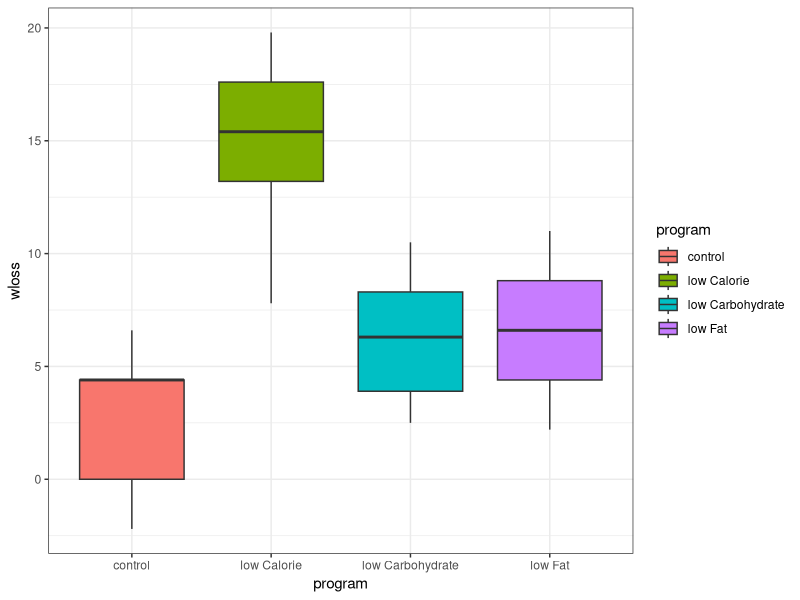

This chart was generated by the following R code: (Note: this script raises an error after producing the figure.)
#******************************************************************************************************
# Applied generalized linear model - FS
# Viviana Amati
# Social Network Labs
# Department of Humanities, Social and Political Sciences
# ETH Zurich
# 10 March 2020

# This script provides the code to make inference using ANOVA and ANCOVA.
# The commented output is in the lecture notes.
#******************************************************************************************************


#-----------------------------------------------------------------------------------------------------
# Setting directory and loading packages
#-----------------------------------------------------------------------------------------------------
setwd("~/Data/github/AGLM/Course Material")
library(ggplot2)
library(tidyr)


#-----------------------------------------------------------------------------------------------------
# One-way ANOVA
#-----------------------------------------------------------------------------------------------------
# A clinical trial is run to evaluate the effect of several weight loss programs.
# 20 participants are randomly assigned to one of the programs and are counseled on the details
# of the assigned program. Participants follow the assigned program for 8 weeks.
# The outcome of interest is weight loss, defined as the difference in weight measured at the start of
# the study (baseline) and weight measured at the end of the study (8 weeks), measured in Kilograms.
# Thus, a positive value indicate a weight loss, while a negative value a weight gain.

# Three weight loss programs and one control group are considered :
# - low calorie diet
# - low fat diet
# - low carbohydrate diet
# - control group: participants are told that they are participating in a study of healthy behaviors
#   with weight loss only one component of interest. The control group is included to assess the placebo effect
#   (i.e., weight loss due to simply participating in the study).

# Is there any difference in the effects of the weight loss programs?

#----------------------------------------------
# Reading data and descriptives
#----------------------------------------------
weightOrig <- read.csv("weightloss.csv")
weightOrig

# Arrange the data set so that each observation is a row
weight <- weightOrig %>% gather(subject, wloss, subj1:subj5)
head(weight)

# Box-plot, mean and variance by program
ggplot(aes(x=program, y=wloss, fill=program), data=weight) +
  geom_boxplot() + theme_bw()
tapply(weight$wloss, weight$program, mean)
tapply(weight$wloss, weight$program, var)

# ANOVA
mod1 <- aov(wloss ~ program, data=weight, contrasts = list(program = "contr.sum"))
# The argument contrasts = list(program = "contr.sum") tells R to use the deviation regressors
# otherwise R by default use the parametrization using the dummy model
# Try
# mod2 <- aov(wloss ~ program, data=weight)
# model.matrix(mod2)
model.matrix(mod1) # by default, the last level is taken as reference
head(weight)

# We would like to set the control variable as our reference
weight$program <- factor(weight$program,levels(weight$program)[c(2:4,1)]) # reordering levels so that control is the reference
mod1 <- aov(wloss ~ program, data=weight, contrasts = list(program = "contr.sum"))
model.matrix(mod1)
summary(mod1) # ANOVA table
summary.lm(mod1) # ANOVA model

# Diagnostics
par(mfrow=c(2,2))
plot(mod1)
bartlett.test(wloss ~ program, data=weight) # Bartlett's test for equality of variance

# Interpretation
summary(mod1)
summary.lm(mod1)
intercept <- mean(weight$wloss)
intercept
alphas <- tapply(weight$wloss, weight$program, mean) - mean(weight$wloss)
alphas
# What is the average for the control group?

# Compare all the pairs of programs
TukeyHSD(mod1)

# Relation between ANOVAand LRM model with dummy variables
weight$program <- relevel(weight$program, ref="control")
mod2 <- lm(wloss ~ program, data=weight)
summary(mod2)
# What is the average for the control group?
# What about the F-test?


#-----------------------------------------------------------------------------------------------------
# ANCOVA
#-----------------------------------------------------------------------------------------------------
# For a sample of adults American aged over 25 the following information has been collected:
# - inc: annual income (thousands of dollars)
# - race: racial-ethnic group (b = black, h=hispanic, w=white)
# - educ: number of years of education (12 = high school graduate, 16 = college graduate)
# We considere the information collected on N=80 subjects from a larger sample the U.S. Bureau of census.

# Is there a relationship between race and income while controlling for education?
#----------------------------------------------
# Reading data and descriptives
#----------------------------------------------
income <- read.table("incomeRaceEduc.dat", header=TRUE)
head(income)
summary(income)

# Box-plot, mean and variance by race
ggplot(aes(x=race, y=inc, fill=race), data=income) +
  geom_boxplot() + theme_bw()
tapply(income$inc, income$race, mean)
tapply(income$inc, income$race, var)
ggplot(aes(x=educ, y=inc), data=income) +
  geom_point() + theme_bw()

# ANCOVA: deviation regressors and centred quantitative explanatory varibles
income$educCentred <- income$educ - mean(income$educ) # centering
mod3 <- aov(inc ~ race + educCentred, data=income, contrasts = list(race = "contr.sum"))
model.matrix(mod3)

# Diagnostics
par(mfrow=c(2,2))
plot(mod3)

# Interpretation
summary(mod3) # ANCOVA table
summary.lm(mod3) # ANCOVA model
# What is the expected income for a subject with mean education and black racial-ethnic group?

# Interaction: does education has a different effect on income for different levels of race?
ggplot(income, aes(x=educ, y=inc, color=race)) +
  geom_point() +
  geom_smooth(method=lm,se=FALSE) +  # Add linear regression lines
  theme_bw()
mod4 <- aov(inc ~ race + educCentred + race:educCentred, data=income, contrasts = list(race = "contr.sum"))
summary(mod4) # ANCOVA table
summary.lm(mod4) # ANCOVA model
par(mfrow=c(2,2))
plot(mod4)

# Comparison with LRM with dummy variables and non-centred variables
income$race <- relevel(income$race, ref="w")
mod5 <- lm(inc ~ race + educ , data=income)
summary(mod5)

# Same test F and variance decomposition
anova(mod5)
summary(mod3)
